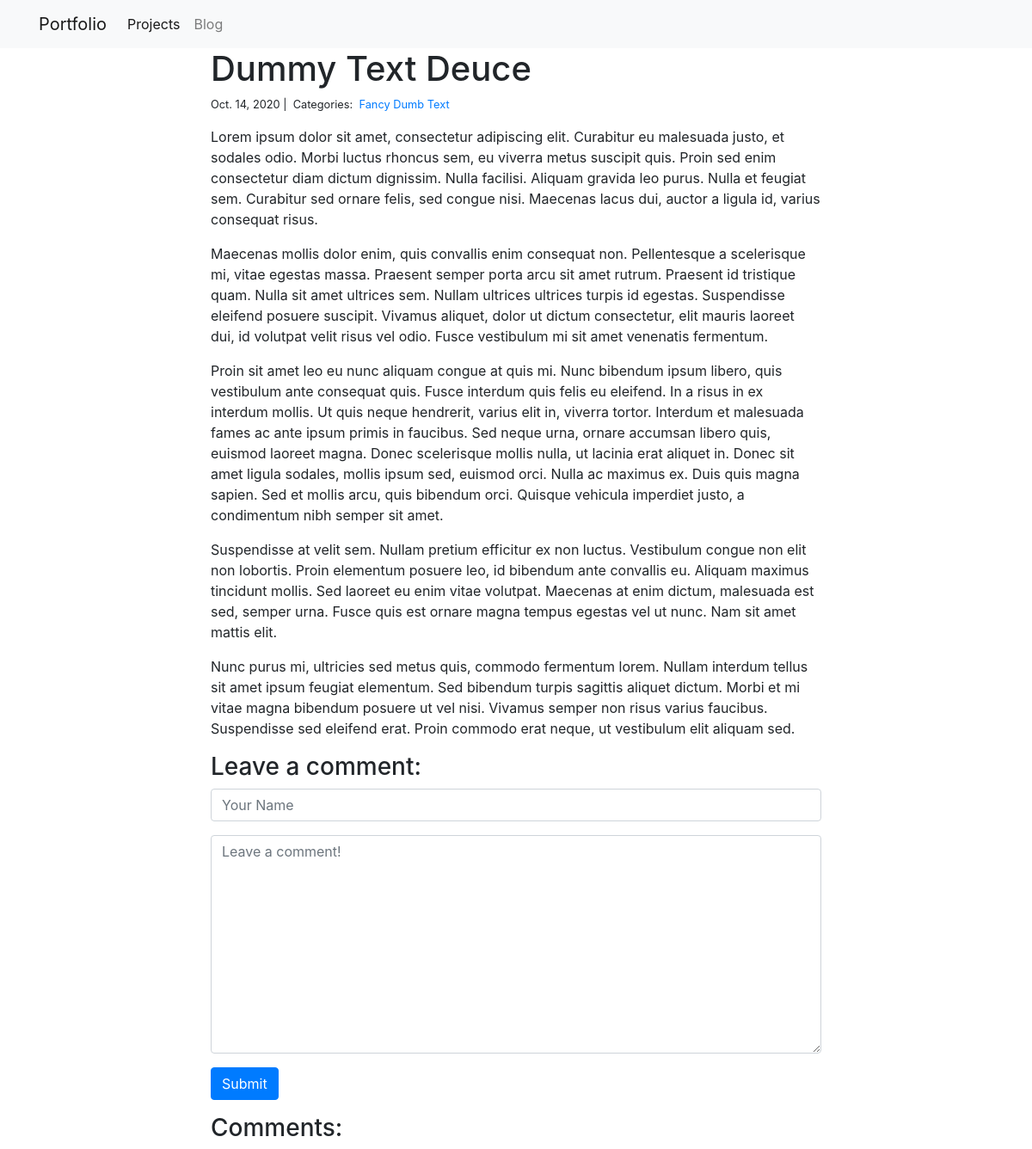
Page /blog/2/ on the earlier database version.
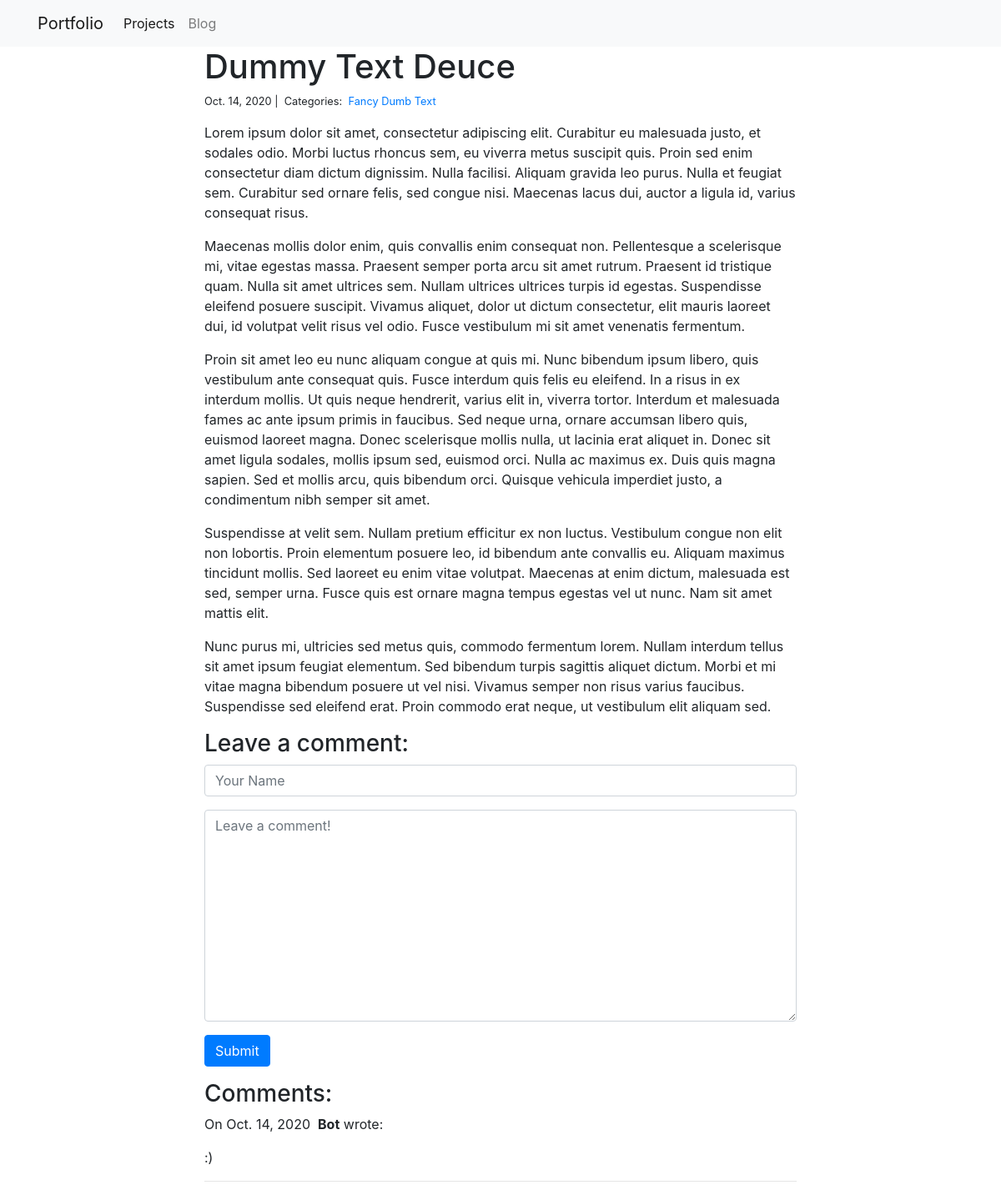
Same page on the later database version.
### blog/models.py (models this page shows)
class Category(models.Model):
        name = models.CharField(max_length=20)

class Comment(models.Model):
    author = models.CharField(max_length=60)
    body = models.TextField()
    created_on = models.DateTimeField(auto_now_add=True)
    post = models.ForeignKey('Post', on_delete=models.CASCADE)

### blog/views.py (the view, shortened to what this page needs)
# urls.py: path("<int:pk>/", views.blog_detail, name="blog_detail"),
def blog_detail(request, pk):
    post = Post.objects.get(pk=pk)
    form = CommentForm()
    comments = Comment.objects.filter(post=post)
    context = {
        "post": post,
        "comments": comments,
        "form": form,
    }
    return render(request, "blog_detail.html", context)

### blog/forms.py
class CommentForm(forms.Form):
    author = forms.CharField(
        max_length=60,
        widget=forms.TextInput(attrs={
            "class": "form-control",
            "placeholder": "Your Name"
        })
    )
    body = forms.CharField(widget=forms.Textarea(
        attrs={
            "class": "form-control",
            "placeholder": "Leave a comment!"
        })
    )

### blog/templates/blog_detail.html (shortened to what this page needs)
{% extends "base.html" %}
{% block page_content %}
<div class="col-md-8 offset-md-2">
    <h1>{{ post.title }}</h1>
    <small>
        {{ post.created_on.date }} |&nbsp;
        Categories:&nbsp;
        {% for category in post.categories.all %}
        <a href="{% url 'blog_category' category.name %}">
            {{ category.name }}
        </a>&nbsp;
        {% endfor %}
    </small>
    <p>{{ post.body | linebreaks }}</p>
    <h3>Leave a comment:</h3>
    <form action="/blog/{{ post.pk }}/" method="post">
        <div class="form-group">
            {{ form.author }}
        </div>
        <div class="form-group">
            {{ form.body }}
        </div>
        <button type="submit" class="btn btn-primary">Submit</button>
    </form>
    <h3>Comments:</h3>
    {% for comment in comments %}
    <p>
        On {{comment.created_on.date }}&nbsp;
        <b>{{ comment.author }}</b> wrote:
    </p>
    <p>{{ comment.body }}</p>
    <hr>
    {% endfor %}
</div>
{% endblock %}

Differences in the rows shown:
added Comment: created_on "Oct. 14, 2020", author "Bot", body ":)"
